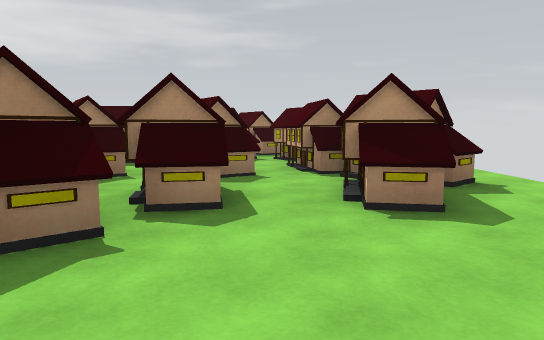
view 1 (above)

24 first-person views from a walk through a scene from a Unity 3-D project. The camera is 1.2 m above the floor, tilts 6° down and sees 70° across. The floor is counted in squares, 2 m on a side. Each view is taken from the middle of a square. On the plan, view 1 faces up. The plan holds only what a view shows up to about 11 squares ahead; the rest is blank. The place goes on beyond the plan. The player is left out. Some animated figures are left out.

view 2
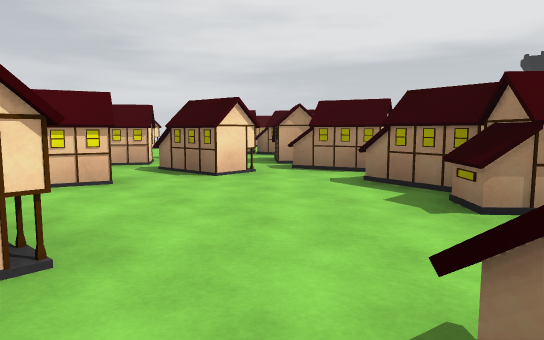

view 3
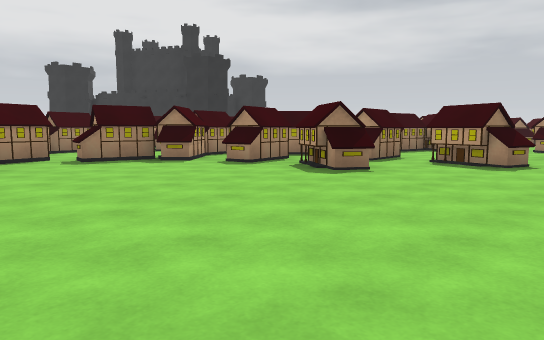

view 4
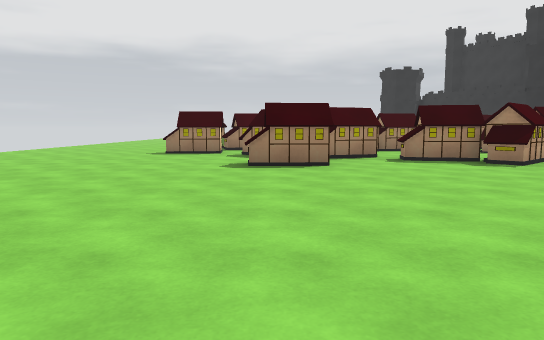

view 5
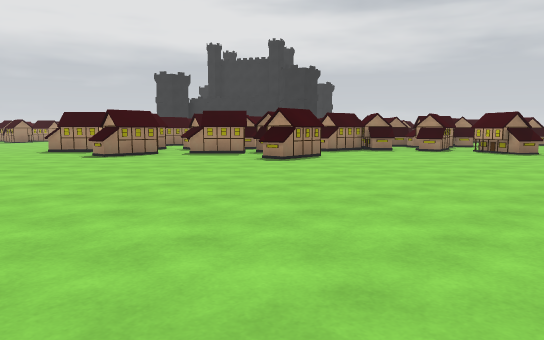

view 6
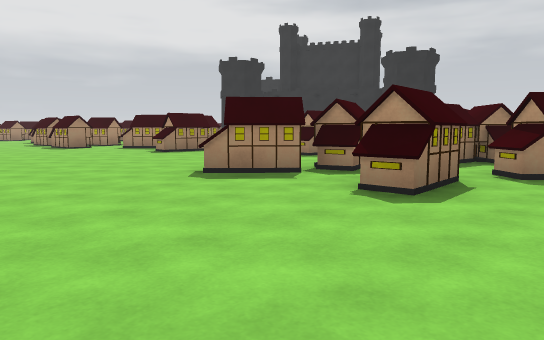

view 7
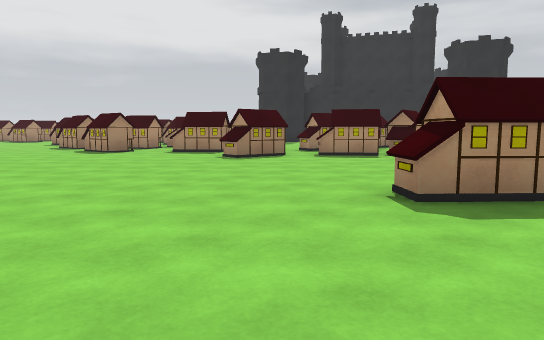

view 8
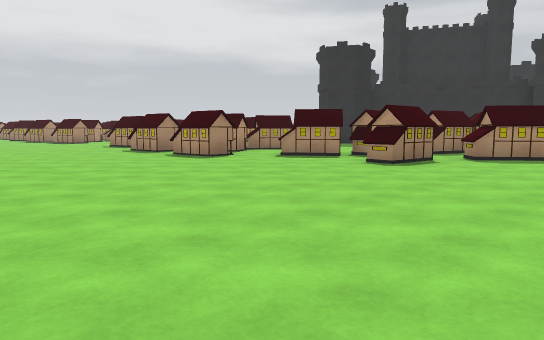

view 9
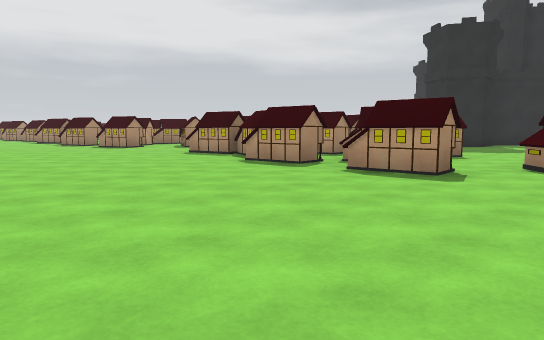

view 10
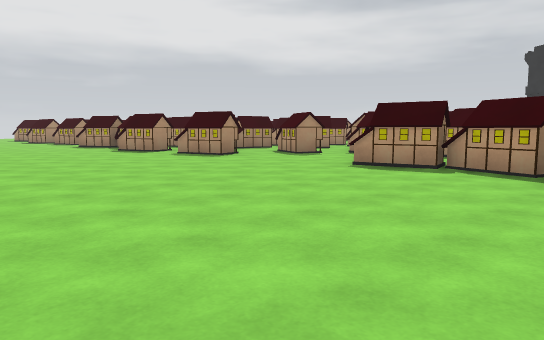

view 11
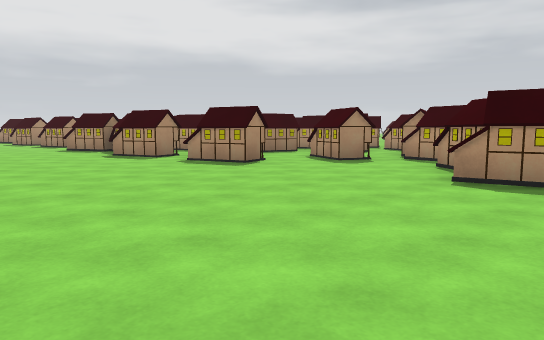

view 12
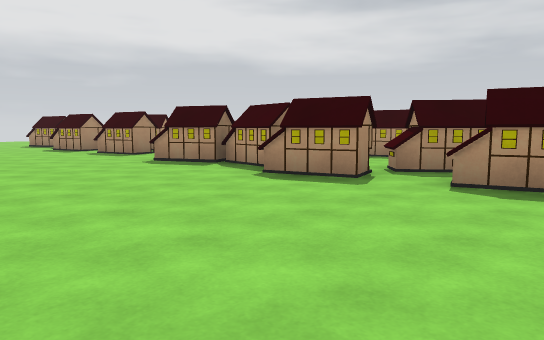

view 13
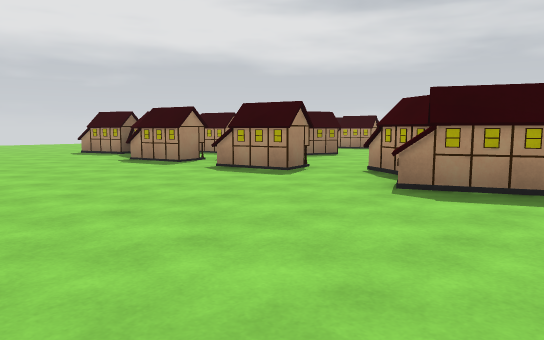

view 14
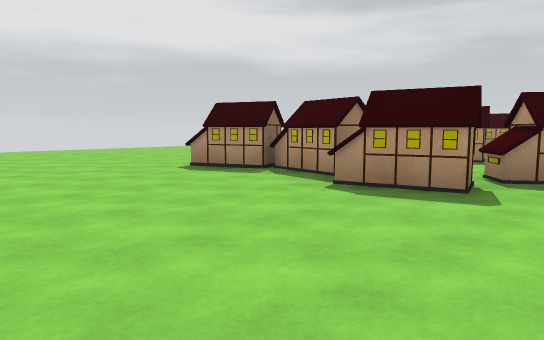

view 15
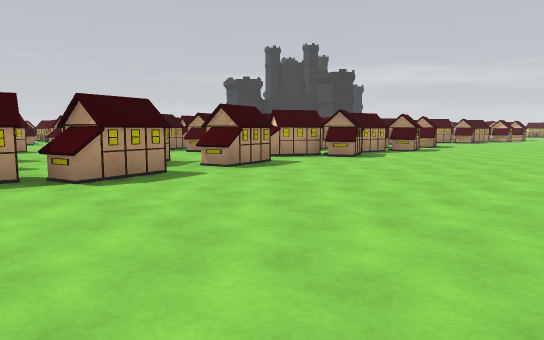

view 16
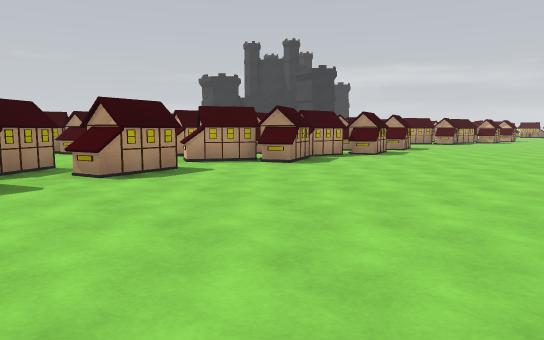

view 17
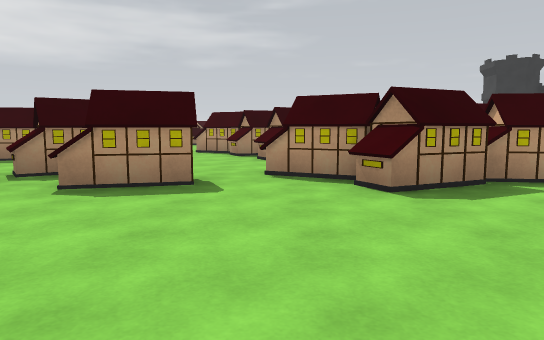

view 18
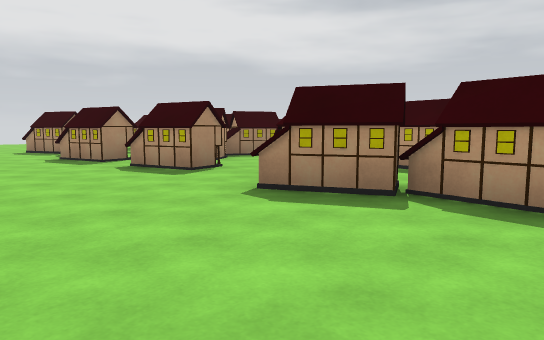

view 19
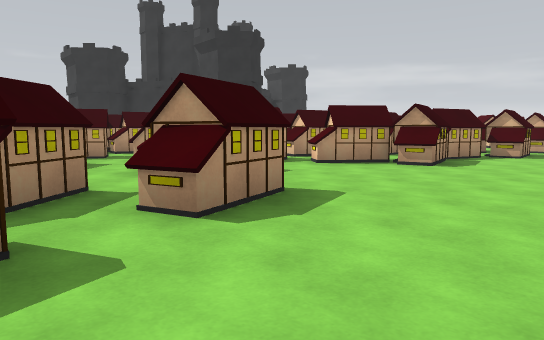

view 20
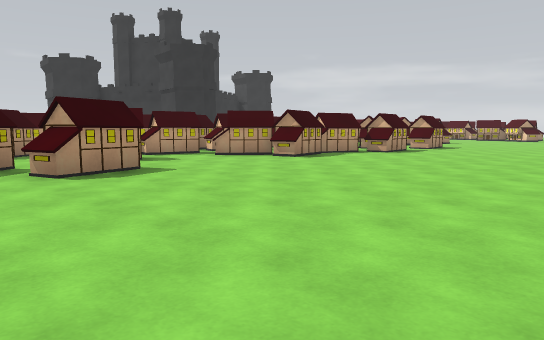

view 21
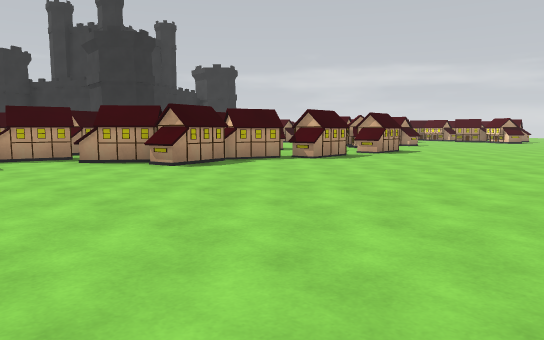

view 22
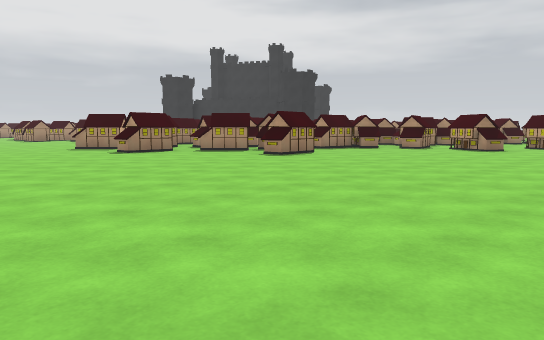

view 23
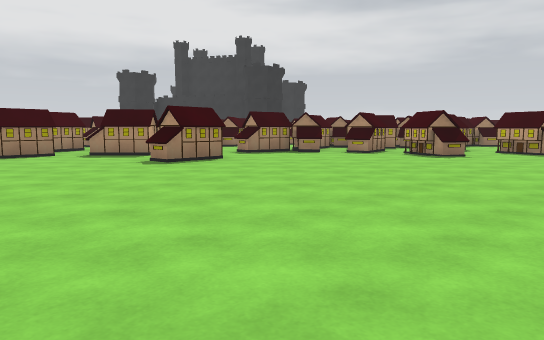

view 24
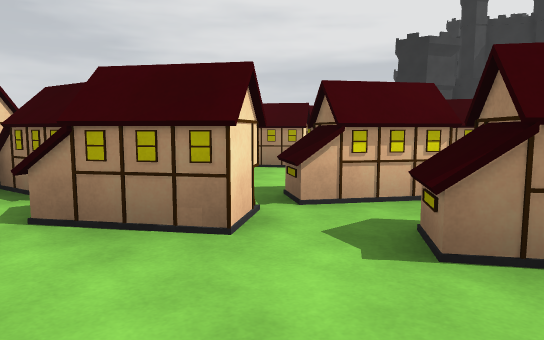

### Floor plan
Key: @ floor where view 1 was taken; # wall or solid block; x gap in a wall; . floor; = window, fence, low wall or low ledge; ^ raised ledge.
Columns run from 43 left of view 1 to 3 right of it. Each row starts with its distance up from view 1.
 10                                            ^..
  9                                           #^..
  8                                           #^#.
  7                                         #^..#.
  6                                         ## x#..
  5                                         #^x.#..
  4                                           #.#^.
  3                                           #.^.
  2                                          #^...
  1                                         ##...#
  0                                         #..@.
 -1                                         #.#...
 -2                                         #.###.
 -3                 #                      ##.x...
 -4    #.          ##^                 #   ##.#^..
 -5    ..^#       ##=       ..   #     #   #......
 -6    ...^#     ##.# ^#    ..  ####   #  ##.......
 -7   #x#..## ####..##.# ^ x... =##.   ####........
 -8    .#...#### #.##..# #  ...###..^. ###^#.......
 -9  ^x.##..x.####....####=##.####....#^##.#.......
-10 #^x.^##^#^#####....####^#.........#^x..........
-11 ##^#.^#.^##^#.^.......#.##........#.#..........
-12 ...............................................
-13 ...............................................
-14 ...............................................
-15  ..............................................
-16  ......     ........... .... ....  ..      ....

Where each view was taken, in squares from view 1:
view 1: 0 up, 0 right, facing up
view 2: 3 up, 2 right, facing down-left
view 3: 9 down, 3 right, facing up-left
view 4: 9 down, 3 right, facing left
view 5: 15 down, 2 right, facing up-left
view 6: 15 down, 5 left, facing up-left
view 7: 15 down, 8 left, facing up-left
view 8: 16 down, 11 left, facing up-left
view 9: 16 down, 16 left, facing up-left
view 10: 16 down, 21 left, facing up-left
view 11: 15 down, 23 left, facing up-left
view 12: 15 down, 28 left, facing up-left
view 13: 15 down, 33 left, facing up-left
view 14: 15 down, 38 left, facing up-left
view 15: 16 down, 42 left, facing up-right
view 16: 16 down, 40 left, facing up-right
view 17: 15 down, 36 left, facing up
view 18: 14 down, 32 left, facing up-left
view 19: 13 down, 31 left, facing up-right
view 20: 16 down, 31 left, facing up-right
view 21: 16 down, 28 left, facing up-right
view 22: 16 down, 3 right, facing up-left
view 23: 13 down, 3 right, facing up-left
view 24: 10 up, 2 right, facing down-left
